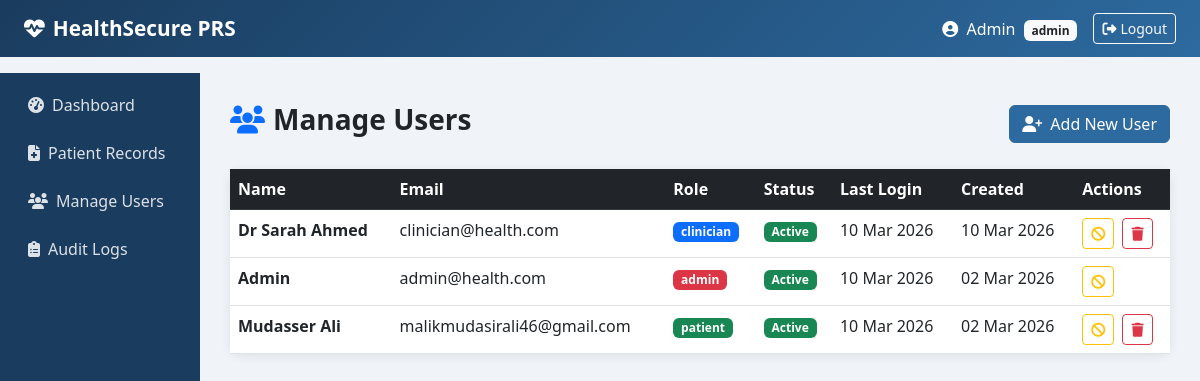
/admin/manage-users (signed in), run on an earlier commit of the app's database.
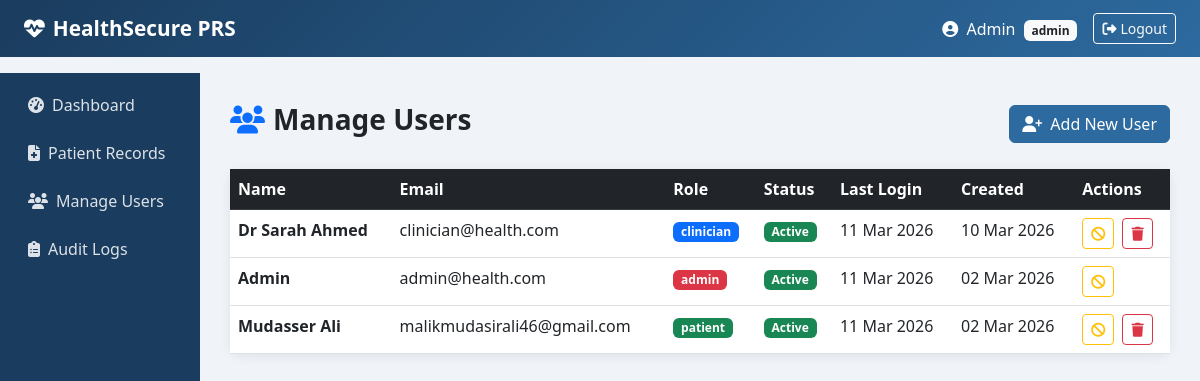
And on a later commit of the database.
### models.py (models this page shows, shortened)
class User(UserMixin, db.Model):
    __tablename__ = 'users'
    id = db.Column(db.Integer, primary_key=True)
    full_name = db.Column(db.String(100), nullable=False)
    email = db.Column(db.String(120), unique=True, nullable=False)
    password_hash = db.Column(db.String(255), nullable=False)
    role = db.Column(db.String(20), nullable=False, default='patient')
    is_active = db.Column(db.Boolean, default=True)
    created_at = db.Column(db.DateTime, default=datetime.utcnow)
    last_login = db.Column(db.DateTime, nullable=True)

### routes/admin.py (the view)
@admin_bp.route('/manage-users')
@login_required
@admin_required
def manage_users():
    users = User.query.order_by(User.created_at.desc()).all()
    return render_template('admin/manage_users.html', users=users)

### extensions.py (called while the page is built)
@login_manager.user_loader
def load_user(user_id):
    from models import User
    return User.query.get(int(user_id))

### routes/admin.py (called while the page is built)
def admin_required(f):
    from functools import wraps
    @wraps(f)
    def decorated(*args, **kwargs):
        if current_user.role != 'admin':
            flash('Admin access required.', 'danger')
            return redirect(url_for('auth.dashboard'))
        return f(*args, **kwargs)
    return decorated

### templates/admin/manage_users.html (shortened to what this page needs)
{% extends 'shared/base.html' %}
{% block content %}
<div class="d-flex justify-content-between align-items-center mb-4">
    <h3 class="fw-bold">
        <i class="fas fa-users me-2 text-primary"></i>Manage Users
    </h3>
    <a href="{{ url_for('auth.register') }}" class="btn btn-primary">
        <i class="fas fa-user-plus me-2"></i>Add New User
    </a>
</div>
<div class="card">
    <div class="table-responsive">
        <table class="table table-hover mb-0">
            <thead class="table-dark">
                <tr>
                    <th>Name</th>
                    <th>Email</th>
                    <th>Role</th>
                    <th>Status</th>
                    <th>Last Login</th>
                    <th>Created</th>
                    <th>Actions</th>
                </tr>
            </thead>
            <tbody>
                {% for user in users %}
                <tr>
                    <td class="fw-semibold">{{ user.full_name }}</td>
                    <td>{{ user.email }}</td>
                    <td>
                        <span class="badge bg-{{
                            'danger' if user.role == 'admin'
                            else 'primary' if user.role == 'clinician'
                            else 'success' }}">
                            {{ user.role }}
                        </span>
                    </td>
                    <td>
                        <span class="badge bg-{{ 'success' if user.is_active else 'secondary' }}">
                            {{ 'Active' if user.is_active else 'Inactive' }}
                        </span>
                    </td>
                    <td>{{ user.last_login.strftime('%d %b %Y') if user.last_login else 'Never' }}</td>
                    <td>{{ user.created_at.strftime('%d %b %Y') if user.created_at else '—' }}</td>
                    <td>
                        <a href="{{ url_for('admin.toggle_user', user_id=user.id) }}"
                           class="btn btn-sm btn-outline-{{ 'warning' if user.is_active else 'success' }} me-1"
                           title="{{ 'Deactivate User' if user.is_active else 'Activate User' }}"
                           data-bs-toggle="tooltip"
                           onclick="return confirm('{{ 'Deactivate' if user.is_active else 'Activate' }} this user?')">
                          <i class="fas fa-{{ 'ban' if user.is_active else 'check' }}"></i>
                        </a>
                        {% if user.id != current_user.id %}
                       <a href="{{ url_for('admin.delete_user', user_id=user.id) }}"
                          class="btn btn-sm btn-outline-danger"
                          title="Delete User Permanently"
                          data-bs-toggle="tooltip"
                          onclick="return confirm('Permanently delete this user?')">
                         <i class="fas fa-trash"></i>
                       </a>
                        {% endif %}
                    </td>
                </tr>
                {% endfor %}
            </tbody>
        </table>
    </div>
</div>
{% endblock %}

### templates/shared/base.html (shortened to what this page needs)
<!DOCTYPE html>
<html lang="en">
<head>
    <link href="https://cdn.jsdelivr.net/npm/bootstrap@5.3.0/dist/css/bootstrap.min.css" rel="stylesheet">
    <link href="https://cdnjs.cloudflare.com/ajax/libs/font-awesome/6.4.0/css/all.min.css" rel="stylesheet">
</head>
<body>
<nav class="navbar navbar-expand-lg">
    <div class="container-fluid px-4">
        <a class="navbar-brand" href="#">
            <i class="fas fa-heartbeat me-2"></i>HealthSecure PRS
        </a>
        {% if current_user.is_authenticated %}
        <div class="ms-auto d-flex align-items-center">
            <span class="text-white me-3">
                <i class="fas fa-user-circle me-1"></i>
                {{ current_user.full_name }}
                <span class="badge bg-light text-dark ms-1">{{ current_user.role }}</span>
            </span>
            <a href="{{ url_for('auth.logout') }}" class="btn btn-outline-light btn-sm"><i class="fas fa-sign-out-alt me-1"></i>Logout</a>
        </div>
        {% endif %}
    </div>
</nav>
{% if current_user.is_authenticated %}
<div class="container-fluid">
    <div class="row">
        <div class="col-md-2 p-0 sidebar">
            <nav class="nav flex-column mt-2">
                {% if current_user.role == 'admin' %}
                    <a class="nav-link" href="{{ url_for('admin.dashboard') }}"><i class="fas fa-tachometer-alt me-2"></i>Dashboard</a>
                    <a class="nav-link" href="{{ url_for('records.list_records') }}"><i class="fas fa-file-medical me-2"></i>Patient Records</a>
                    <a class="nav-link" href="{{ url_for('admin.manage_users') }}"><i class="fas fa-users me-2"></i>Manage Users</a>
                    <a class="nav-link" href="{{ url_for('admin.audit_logs') }}"><i class="fas fa-clipboard-list me-2"></i>Audit Logs</a>
                {% endif %}
            </nav>
        </div>
        <div class="col-md-10 main-content">
            {% block content %}{% endblock %}
        </div>
    </div>
</div>
{% endif %}
</body>
</html>

### templates/shared/base.html (style rules this page uses)
body { background-color: #f0f4f8; font-family: 'Segoe UI', sans-serif; }
.navbar { background: linear-gradient(135deg, #1a3c5e, #2d6a9f); }
.navbar-brand { font-weight: 700; font-size: 1.3rem; color: white !important; }
.nav-link { color: rgba(255,255,255,0.85) !important; }
.card { border: none; border-radius: 12px; box-shadow: 0 2px 12px rgba(0,0,0,0.08); }
.btn-primary { background: #2d6a9f; border-color: #2d6a9f; }
.sidebar { background: #1a3c5e; min-height: calc(100vh - 56px); padding-top: 20px; }
.sidebar .nav-link { color: rgba(255,255,255,0.75); padding: 10px 20px; border-radius: 8px; margin: 2px 8px; }
.main-content { padding: 30px; }

What changed in the data, as far as the page shows it:
changed User "Admin": last_login "10 Mar 2026" → "11 Mar 2026"
changed User "Dr Sarah Ahmed": last_login "10 Mar 2026" → "11 Mar 2026"
changed User "Mudasser Ali": last_login "10 Mar 2026" → "11 Mar 2026"
